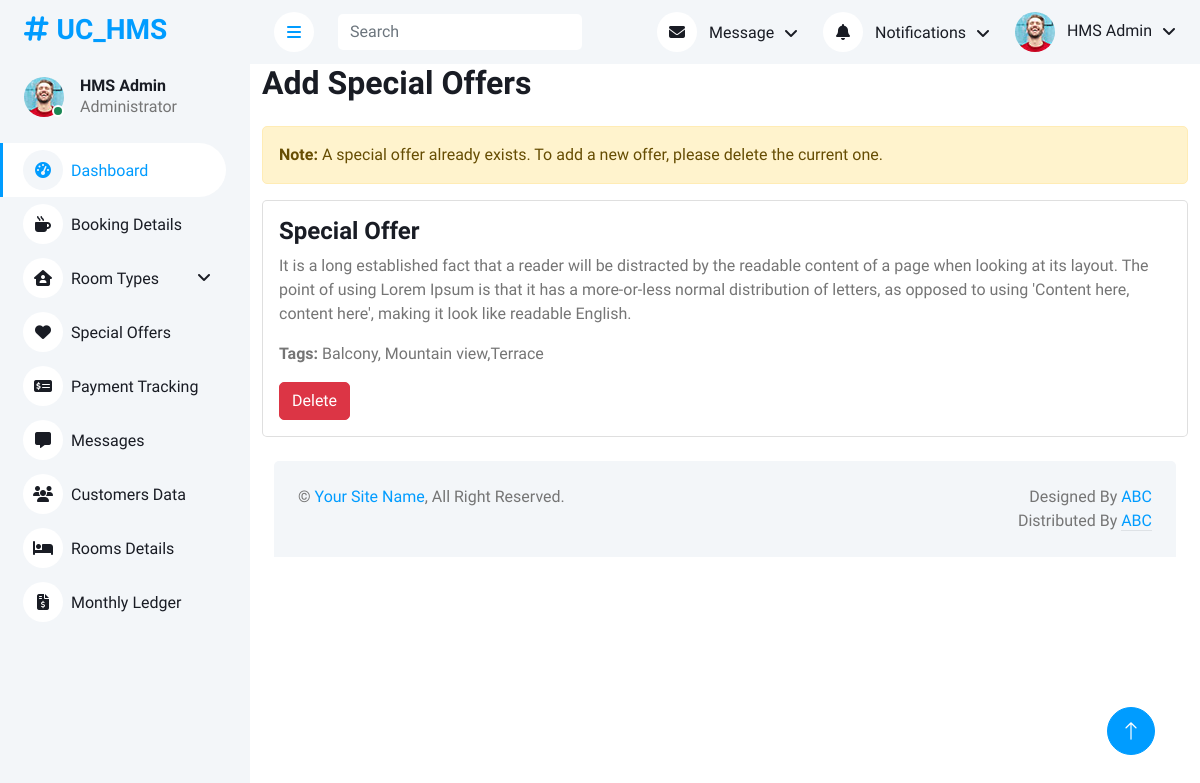
Screenshot of /HMS/admin/special_offers.php (signed in) with the database file from the repository.
### tables this page shows
CREATE TABLE `special_offers` (
  `special_offers_id` int(11) NOT NULL,
  `title` varchar(255) NOT NULL,
  `description` text NOT NULL,
  `tags` varchar(255) DEFAULT NULL,
  `created_at` timestamp NOT NULL DEFAULT current_timestamp(),
  `updated_at` timestamp NOT NULL DEFAULT current_timestamp() ON UPDATE current_timestamp()
);

### HMS/admin/special_offers.php (the view, shortened to what this page needs)
<?php include("admin_header.php"); ?>
<div class="container-xxl position-relative bg-white d-flex p-0">
    <?php include("admin_sidebar.php"); ?>
    <div class="content">
        <?php include("admin_navigation.php"); ?>
        <div class="container">
            <h2 class="mb-4">Add Special Offers</h2>
            <?php
            $check_sql = "SELECT * FROM special_offers LIMIT 1";
            $result = $conn->query($check_sql);
            if ($result->num_rows > 0) {
                $offer = $result->fetch_assoc();
                echo "<div class='alert alert-warning'>
                        <strong>Note:</strong> A special offer already exists. To add a new offer, please delete the current one.
                      </div>";
                echo "<div class='card'>
                        <div class='card-body'>
                            <h4 class='card-title'>" . htmlspecialchars($offer['title']) . "</h4>
                            <p class='card-text'>" . htmlspecialchars($offer['description']) . "</p>
                            <p class='card-text'><strong>Tags:</strong> " . htmlspecialchars($offer['tags']) . "</p>
                            <div class='d-flex'>
                                <a href='special_offers.php?delete_id=" . $offer['special_offers_id'] . "' class='btn btn-danger'>Delete</a>
                            </div>
                        </div>
                      </div>";
            }
            ?>
        </div>
        <?php include("admin_footer.php"); ?>

### HMS/admin/css/style.css (style rules this page uses)
:root { --primary: #009CFF; --light: #F3F6F9; --dark: #191C24; }
.btn { transition: .5s; }
.content { margin-left: 250px; min-height: 100vh; background: #FFFFFF; transition: 0.5s; }
@media (min-width: 992px) { .content { width: calc(100% - 250px); } }

### rows the page displays
special_offers: title "Special Offer", description "It is a long established fact that a reader will be distracted by the readable content of a page when looking at its layout. The point of using Lorem Ipsum is that it has a more-or-less normal distribution of letters, as opposed to using 'Content here, content here', making it look like readable English.", tags "Balcony, Mountain view,Terrace"
